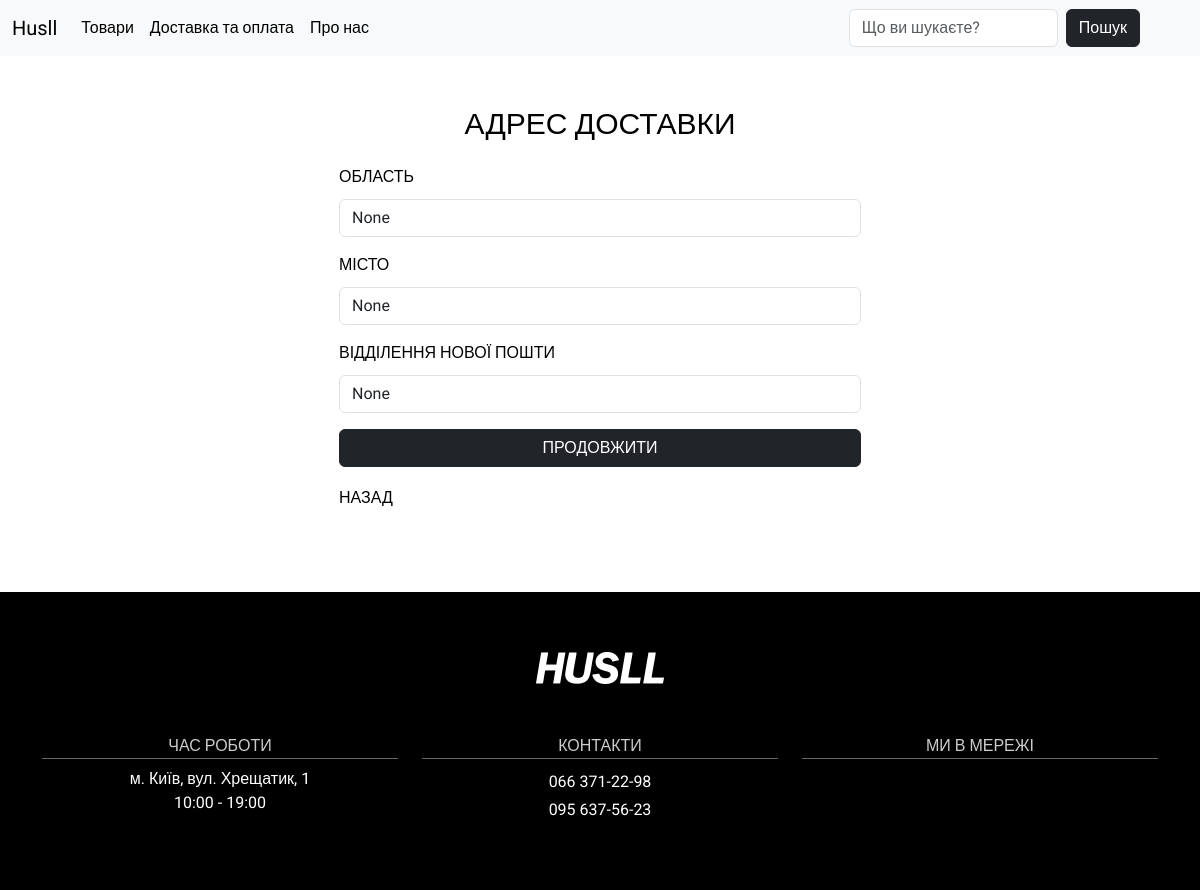
Before: /user_adress/ (signed in) with the older database file.
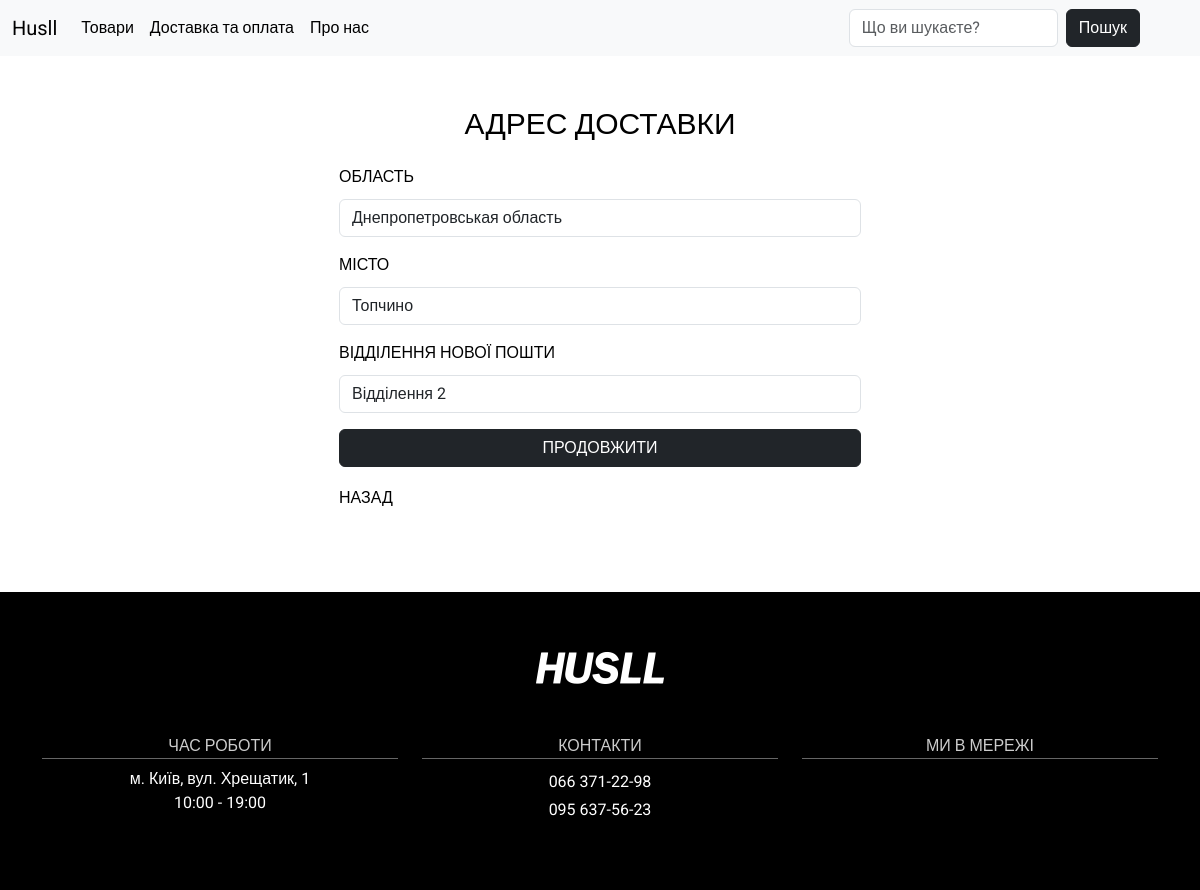
After: the same page with the newer database file.
### main/models.py (models this page shows, shortened)
class CustomUser(AbstractBaseUser, PermissionsMixin):
    email = models.EmailField(unique=True)
    first_name = models.CharField(max_length=30)
    last_name = models.CharField(max_length=30)
    phone = PhoneNumberField(unique=True)
    is_active = models.BooleanField(default=True)
    is_staff = models.BooleanField(default=False)
    region = models.CharField(max_length=100, default='', verbose_name='Region')
    city = models.CharField(max_length=100, default='', verbose_name='City')
    new_post = models.CharField(max_length=100, default='', verbose_name='New Post')
    objects = CustomUserManager()
    USERNAME_FIELD = 'email'
    REQUIRED_FIELDS = ['first_name', 'last_name', 'phone']
    groups = models.ManyToManyField(
        'auth.Group',
        related_name='custom_users',
        blank=True,
        verbose_name='groups',
        help_text='The groups this user belongs to. A user will get all permissions granted to each of their groups.',
    )
    user_permissions = models.ManyToManyField(
        'auth.Permission',
        related_name='custom_users_permissions',
        blank=True,
        verbose_name='user permissions',
        help_text='Specific permissions for this user.',
    )
    class Meta:
        verbose_name = 'Користувачі'
        verbose_name_plural = 'Користувачі'

### main/views.py (the view)
# urls.py: path('user_adress/', views.update_address, name='adress'),
def update_address(request):
    if request.method == 'POST':
        form = UpdateAddresForm(request.POST, instance=request.user)
        if form.is_valid():
            form.save()
            messages.success(request, 'Адресу успішно оновлено.')
            return redirect('profile')
        else:
            messages.error(request, 'Будь ласка, виправте помилки в формі.')
    else:
        form = UpdateAddresForm(instance=request.user)
    return render(request, 'main/adress.html', {'form': form})

### main/forms.py
class UpdateAddresForm(forms.ModelForm):
    class Meta:
        model = CustomUser
        fields = ['region', 'city', 'new_post']

### main/templates/main/adress.html (shortened to what this page needs)
{% extends 'main/base.html' %}
{% load static %}
{% block content %}
    <section class="user-profile">
        <div class="container">
            <div class="row justify-content-center">
                <div class="col-md-6">
                    <h4 class="user-title">АДРЕС ДОСТАВКИ</h4>
                    <div class="container">
                        <div class="user-data">
                            <form method="POST">
                                <div class="mb-3">
                                    <label for="region">ОБЛАСТЬ</label>
                                    <input type="text" class="form-control" id="regionInput" name="region" value="{{ user.region }}" placeholder="Введіть область" required>
                                </div>
                                <div class="mb-3">
                                    <label for="city">МІСТО</label>
                                    <input type="text" class="form-control" id="cityInput" name="city" value="{{ user.city }}" placeholder="Введіть місто" required>
                                </div>
                                <div class="mb-3">
                                    <label for="new_post">ВІДДІЛЕННЯ НОВОЇ ПОШТИ</label>
                                    <input type="text" class="form-control" id="new_postInput" name="new_post" value="{{ user.new_post }}" placeholder="Введіть відділення Нової пошти" required>
                                </div>
                                <div class="d-grid ms-auto">
                                    <button type="submit" id="searchButton" class="btn btn-dark mb-3">ПРОДОВЖИТИ</button>
                                </div>
                                <div class="col-md-6">
                                    <a href="{% url 'profile' %}">
                                        НАЗАД
                                    </a>
                                </div>
                            </form>
                        </div>
                    </div>
                </div>
            </div>
        </div>
    </section>
{% endblock %}

Changed rows visible on the page:
changed CustomUser: region "None" → "Днепропетровськая область"; city "None" → "Топчино"; new_post "None" → "Відділення 2"
